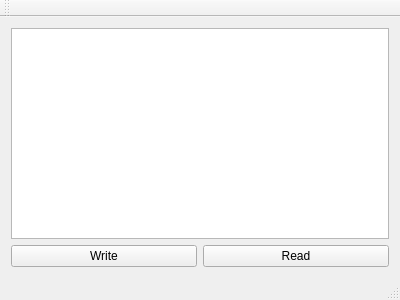
<?xml version="1.0" encoding="UTF-8"?>
<ui version="4.0">
 <class>MainWindow</class>
 <widget class="QMainWindow" name="MainWindow">
  <property name="geometry">
   <rect>
    <x>0</x>
    <y>0</y>
    <width>400</width>
    <height>300</height>
   </rect>
  </property>
  <property name="windowTitle">
   <string>MainWindow</string>
  </property>
  <widget class="QWidget" name="centralWidget">
   <layout class="QVBoxLayout" name="verticalLayout_2">
    <item>
     <layout class="QVBoxLayout" name="verticalLayout">
      <item>
       <widget class="QTextEdit" name="textEdit"/>
      </item>
      <item>
       <layout class="QHBoxLayout" name="horizontalLayout">
        <item>
         <widget class="QPushButton" name="pushButton">
          <property name="text">
           <string>Write</string>
          </property>
         </widget>
        </item>
        <item>
         <widget class="QPushButton" name="pushButton_2">
          <property name="text">
           <string>Read</string>
          </property>
         </widget>
        </item>
       </layout>
      </item>
     </layout>
    </item>
   </layout>
  </widget>
  <widget class="QMenuBar" name="menuBar">
   <property name="geometry">
    <rect>
     <x>0</x>
     <y>0</y>
     <width>400</width>
     <height>21</height>
    </rect>
   </property>
  </widget>
  <widget class="QToolBar" name="mainToolBar">
   <attribute name="toolBarArea">
    <enum>TopToolBarArea</enum>
   </attribute>
   <attribute name="toolBarBreak">
    <bool>false</bool>
   </attribute>
  </widget>
  <widget class="QStatusBar" name="statusBar"/>
 </widget>
 <layoutdefault spacing="6" margin="11"/>
 <resources/>
 <connections/>
</ui>
